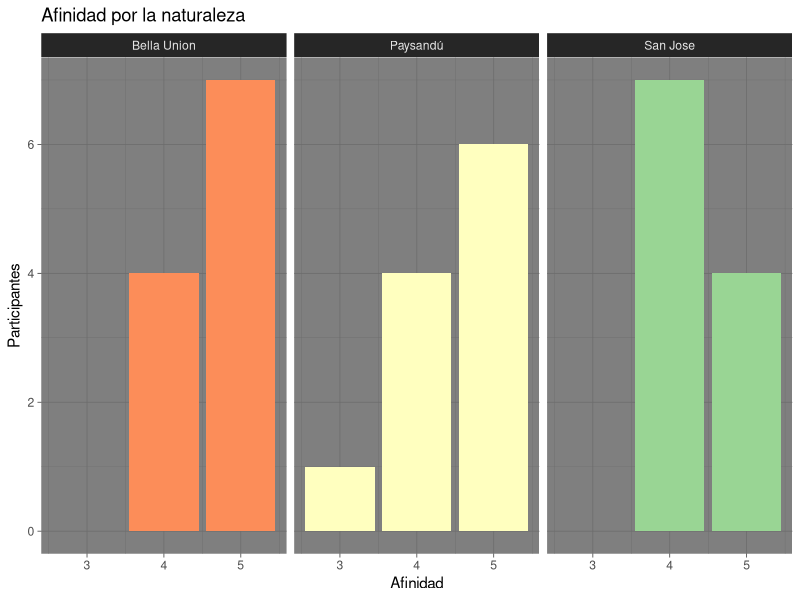
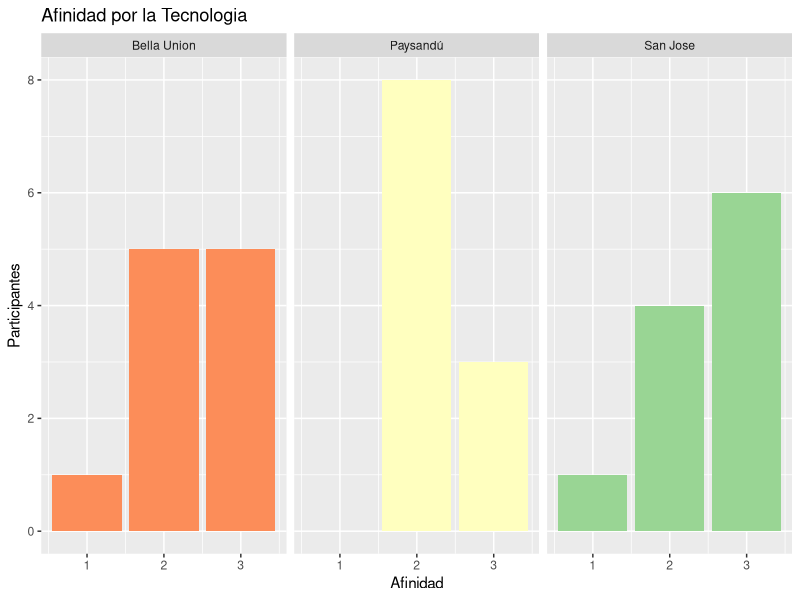
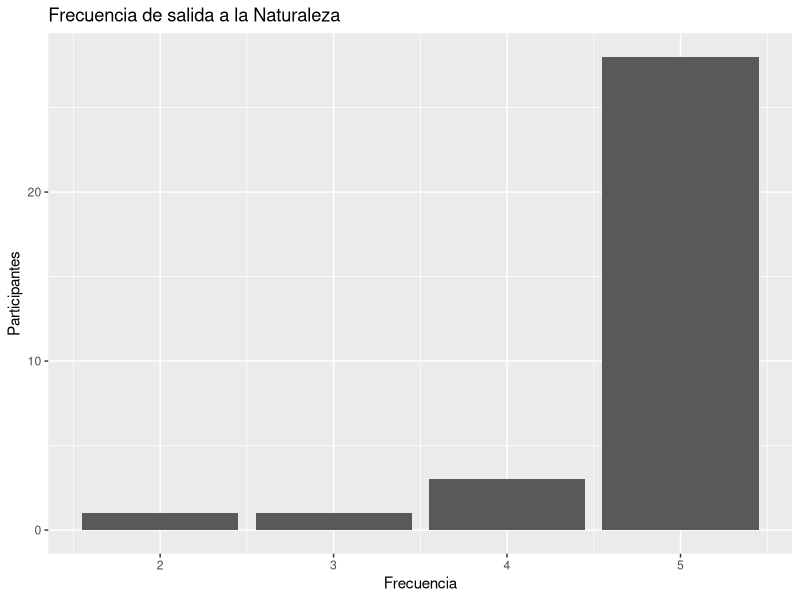
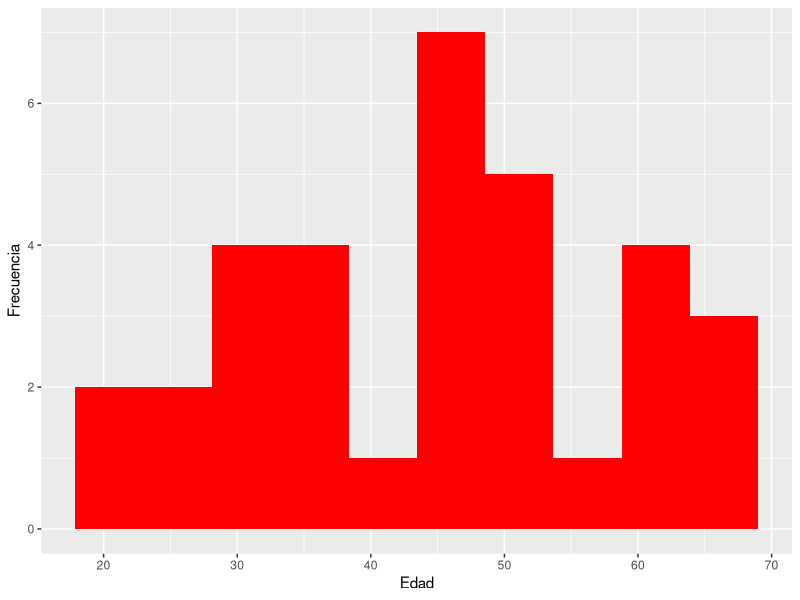
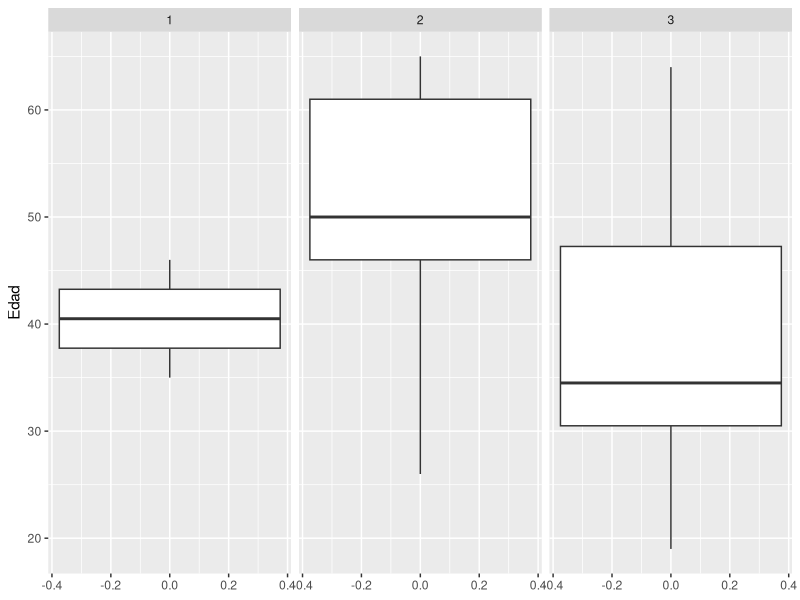

Recreate these plots in R, in order.
library(readr)
library(sf)
library(tidyverse)

 Encuesta <- read_csv("datos/Encuesta.csv")

##Para ver las clases de cada columna
str(Encuesta) 
lapply(Encuesta,class)

##Cambiar Edad y Frecuencia a Numerico

Encuesta$Edad <- as.numeric(Encuesta$Edad)
Encuesta$Frecuencia <- as.numeric(Encuesta$Frecuencia)

## Eliminar los NA
Encuesta <- na.omit(Encuesta)
Encuesta %>% group_by(Departamento) %>% count()

##Afinidad por la naturaleza +
## Contribucion de cada departamento
ggplot(Encuesta) +
  geom_bar(aes(x=Afinidad_Naturaleza, fill=Departamento), show.legend=F) + 
  scale_fill_brewer(palette = "Spectral") +
  labs(title = "Afinidad por la naturaleza",
       x = "Afinidad", y = "Participantes") + 
  facet_grid(~Departamento) +
  theme_dark()

##Afinidad por la tecnologia +
## Contribucion de cada departamento

ggplot(Encuesta) +
  geom_bar(aes(x=Afinidad_Tecnologia, fill=Departamento), show.legend=F) + 
  labs(title = "Afinidad por la Tecnologia",
       x = "Afinidad", y = "Participantes") + 
  scale_fill_brewer(palette = "Spectral") +
  facet_grid(~Departamento) 

##Frecuencia de salida a la Naturaleza +

ggplot(Encuesta) +
  geom_bar(mapping = aes(x=Frecuencia)) + 
  labs(title = "Frecuencia de salida a la Naturaleza",
       x = "Frecuencia", y = "Participantes")
  
## Histograma de edad
ggplot(Encuesta) +
  geom_histogram(aes(x=Edad), bins = 10, fill='red') +
  labs(y='Frecuencia')
  
## Afinidad en función de la edad
ggplot(Encuesta) + 
  geom_boxplot(aes(y=Edad)) +
  facet_wrap(~Afinidad_Tecnologia)
